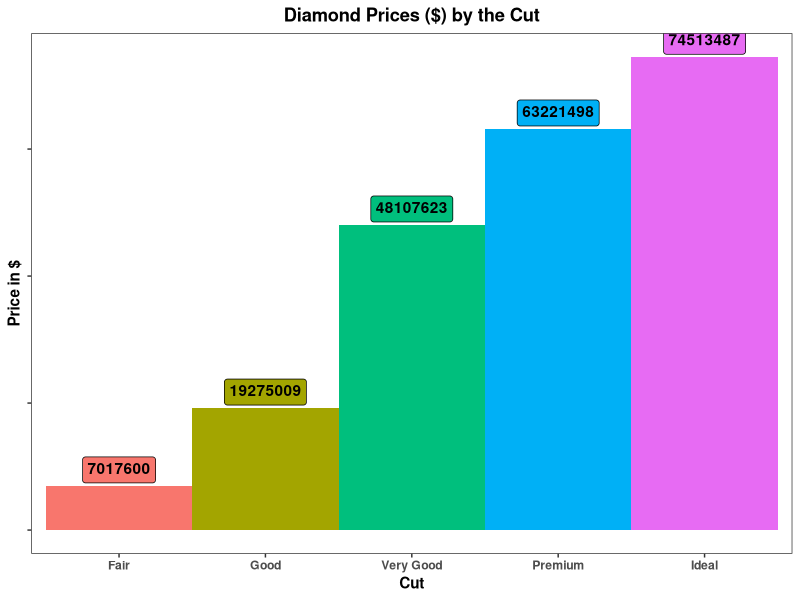

Write the R code that produced this figure.
library(tidyverse)
library(ggtext)
d <- diamonds

d %>% 
  select(cut, price) %>% 
  group_by(cut)%>% 
 summarise(cut,price = sum(price)) %>% 
  count(cut, price) %>% 
  ggplot(aes(cut, price, fill = cut))+
  geom_bar(stat = "identity", position = "dodge", width = 1)+
  geom_richtext(aes(label = price, vjust=-0.1, fontface ="bold"))+
  labs(title = "Diamond Prices ($) by the Cut", y = "Price in $", x = "Cut")+
  scale_fill_discrete(guide = "none")+
  theme_bw()+
  theme(
       axis.text.y = element_blank(),
       axis.text.x = element_text(face = "bold"),
       axis.title.y = element_text(face="bold"),
       axis.title.x = element_text(face = "bold"),
       plot.title = element_text(face="bold", hjust = 0.5),
       panel.grid = element_blank()
  )

  